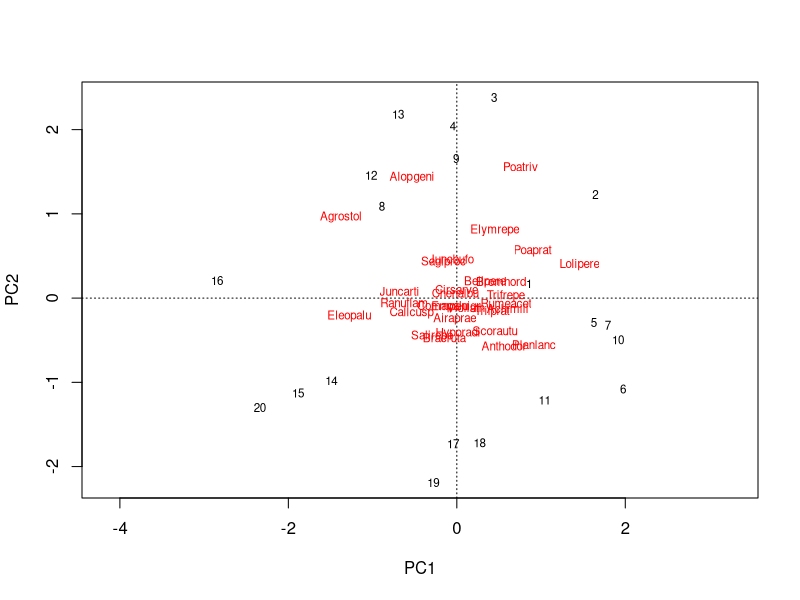
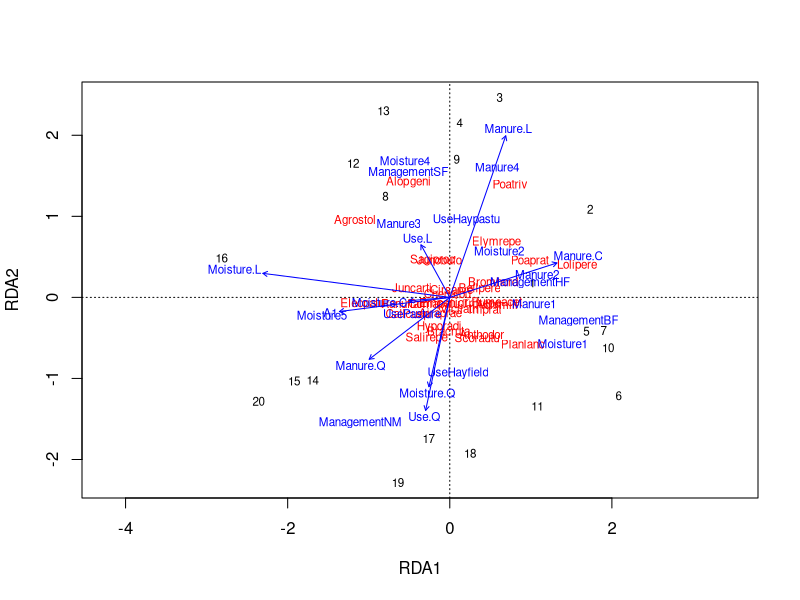

Reproduce these figures in R, in order.
## ---- chunk 1
knitr::opts_chunk$set(echo = FALSE)
library(vegan)
library(tidyverse)
data("dune")
data("dune.env")
data("dune.taxon")
mod0 <- rda(dune ~ 1, dune.env)
mod1 <- rda(dune ~ ., dune.env)


## ---- chunk 2
summary(dune)

summary(dune.env)
## ---- chunk 3
plot(mod0)
## ---- chunk 4
plot(mod1)
